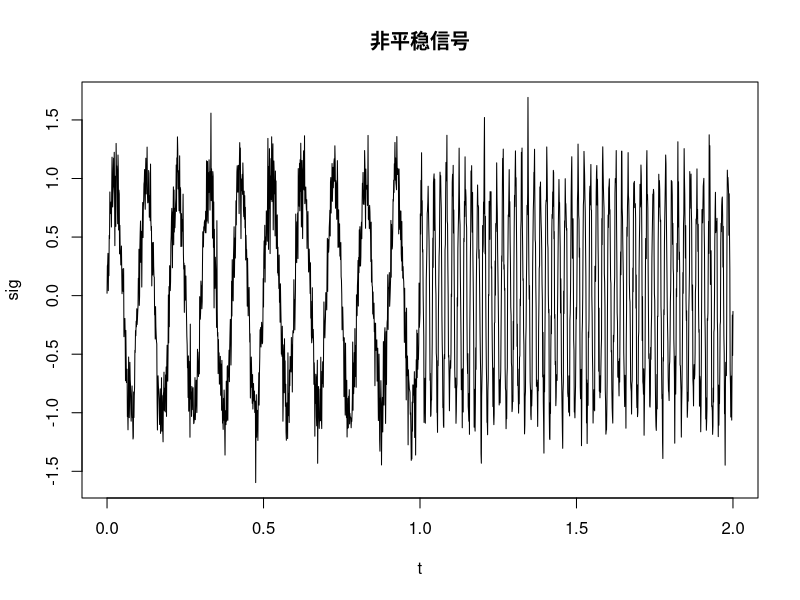
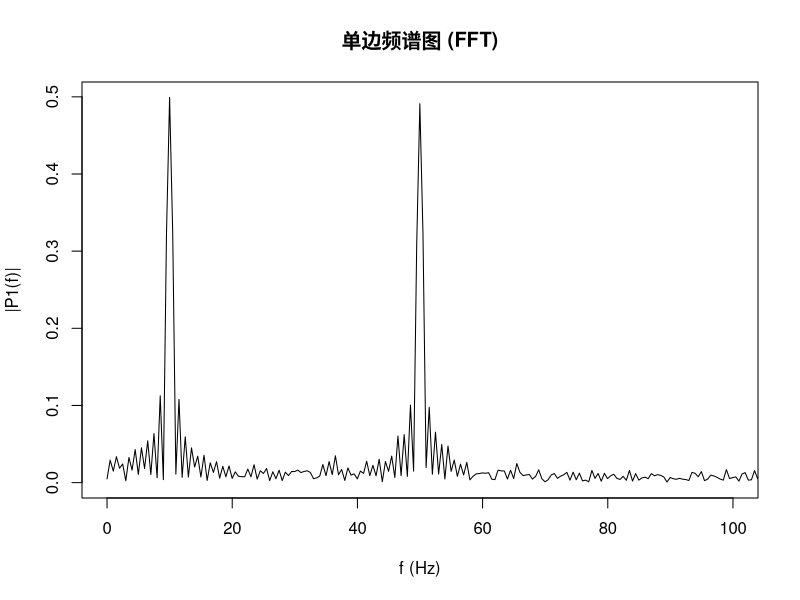
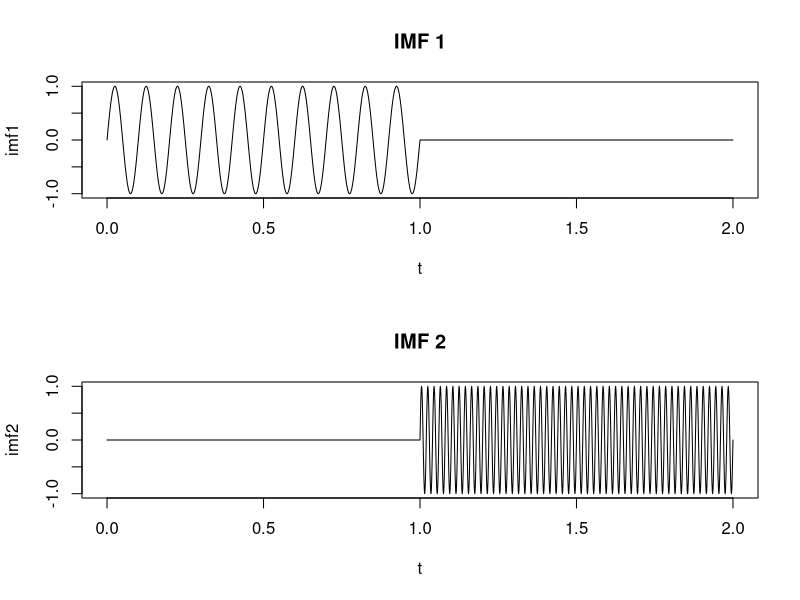
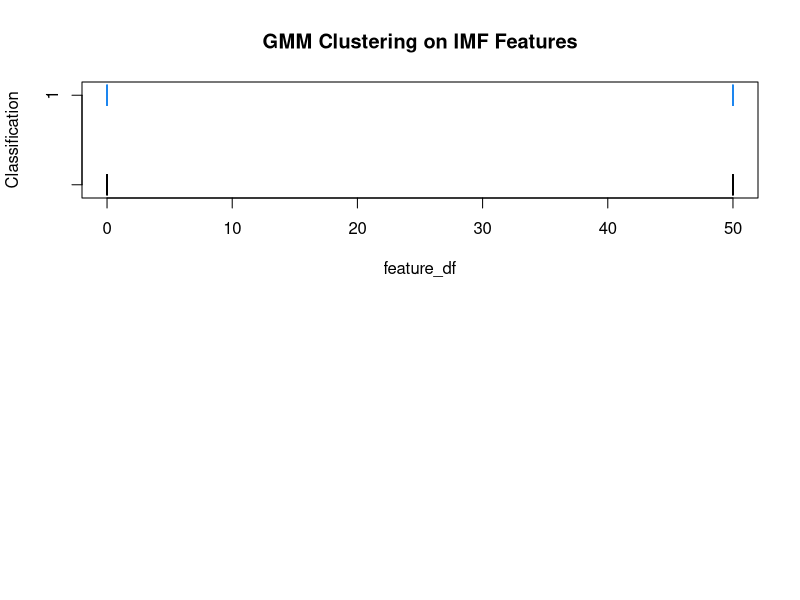

The R source for these figures, in order:
## ---- chunk 1
knitr::opts_chunk$set(
    echo = TRUE,
    warning = FALSE,
    message = FALSE,
    fig.width = 8,
    fig.height = 6,
    dpi = 150
)
## ---- chunk 2
# 1.1 生成信号
fs <- 1000
t <- seq(0, 2, 1 / fs)
# 信号在 t=1s 处发生频率变化
sig <- c(sin(2 * pi * 10 * t[t <= 1]), sin(2 * pi * 50 * t[t > 1])) + rnorm(length(t), 0, 0.2)
plot(t, sig, type = "l", main = "非平稳信号")

# 1.2 FFT 分析
sig_fft <- fft(sig)
P2 <- abs(sig_fft / length(sig))
P1 <- P2[1:(length(sig) / 2 + 1)]
P1[2:length(P1) - 1] <- 2 * P1[2:length(P1) - 1]
f <- fs * (0:(length(sig) / 2)) / length(sig)

# 绘制频谱图
plot(f, P1, type = "l", xlim = c(0, 100), main = "单边频谱图 (FFT)", xlab = "f (Hz)", ylab = "|P1(f)|")
## ---- chunk 3
# library(VMDecomp) # 假设已安装
# res <- vmd(sig, alpha=2000, tau=0, K=2, DC=FALSE, init=1, tol=1e-6)
# imfs <- res$u

# 模拟分解结果
imf1 <- c(sin(2 * pi * 10 * t[t <= 1]), rep(0, sum(t > 1))) # 模拟低频部分
imf2 <- c(rep(0, sum(t <= 1)), sin(2 * pi * 50 * t[t > 1])) # 模拟高频部分
imfs <- data.frame(IMF1 = imf1, IMF2 = imf2)

par(mfrow = c(2, 1))
plot(t, imf1, type = "l", main = "IMF 1")
plot(t, imf2, type = "l", main = "IMF 2")
## ---- chunk 4
library(mclust)

# 3.1 构造特征矩阵 (这里简单使用滑动窗口提取 IMF1 的能量特征)
window_size <- 100
n_windows <- floor(length(t) / window_size)
features <- numeric(n_windows)

for (i in 1:n_windows) {
    idx <- ((i - 1) * window_size + 1):(i * window_size)
    features[i] <- sum(imf1[idx]^2) # 计算能量
}

feature_df <- data.frame(Energy = features)

# 3.2 GMM 聚类
# Mclust 自动选择最佳的组数 (G) 和模型类型
fit_gmm <- Mclust(feature_df)

summary(fit_gmm)

# 3.3 结果可视化
plot(fit_gmm, what = "classification")
title("GMM Clustering on IMF Features")
